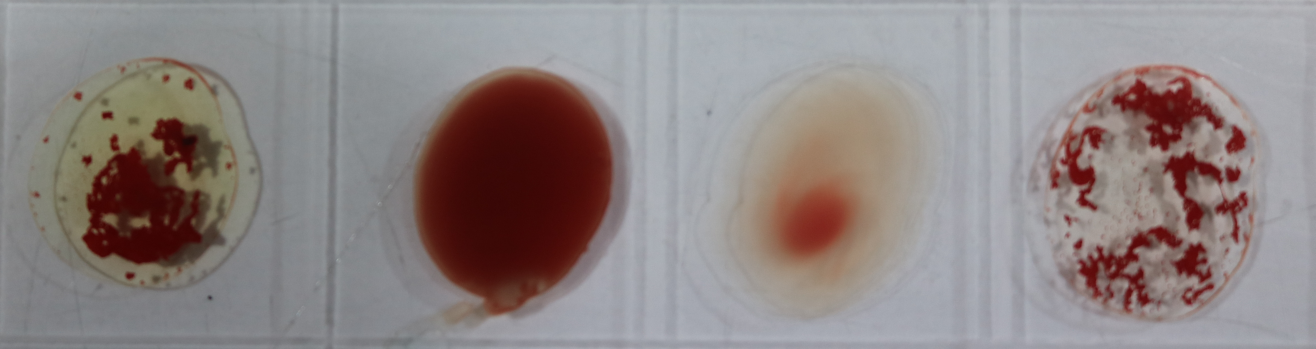
#> input picture Blood Group Tester Project/biomed project/biomed project/main file/5.JPG, 5261 x 1395 px, found by its file name (shown at 1/4 size)
$ python first.py   (older library calls are emulated)
#> lines starting #> are read from the running program, lines starting #| are printed output that depends on the picture; after the words box and inside, x2 and y2 are one past the last pixel; in counts of white or black regions, pixels touching at a corner belong together
# -*- coding: utf-8 -*-
"""
Created on Sat Jul 14 15:28:30 2018

@author: MY PC
"""

import cv2
import numpy as np
import scipy as sp
import os
from math import pi
from scipy import misc
import sys
import shutil

directory_template = "G:\\workspace\\opencv\\project\\biomed project"
mainbinary_path = directory_template + "\\binary"
main_path = directory_template + "\\main file"
if not os.path.exists(mainbinary_path):
    os.makedirs(mainbinary_path)


# original_filename = input("enter the original image name:  ")
original_filename = "5.JPG"
original_img = cv2.imread(os.path.join(main_path,original_filename))
#> original_img is the input picture: shape (1395, 5261, 3); mean B, G, R 131.9, 132.7, 142.4
mheight, mwidth, mchannels = original_img.shape
#> mheight = 1395; mwidth = 5261; mchannels = 3
print("main file shape is " + original_filename + ": " + str(mwidth) + " X " + str(mheight) + " channels: " + str(mchannels))
#| main file shape is 5.JPG: 5261 X 1395 channels: 3


# Cut the image in 4 pieces
img = misc.imread(os.path.join(main_path,original_filename))
height, width, _ = img.shape
#> height = 1395; width = 5261

width_cutoff = width //4
#> width_cutoff = 1315
s1 = img[:, :width_cutoff, :]
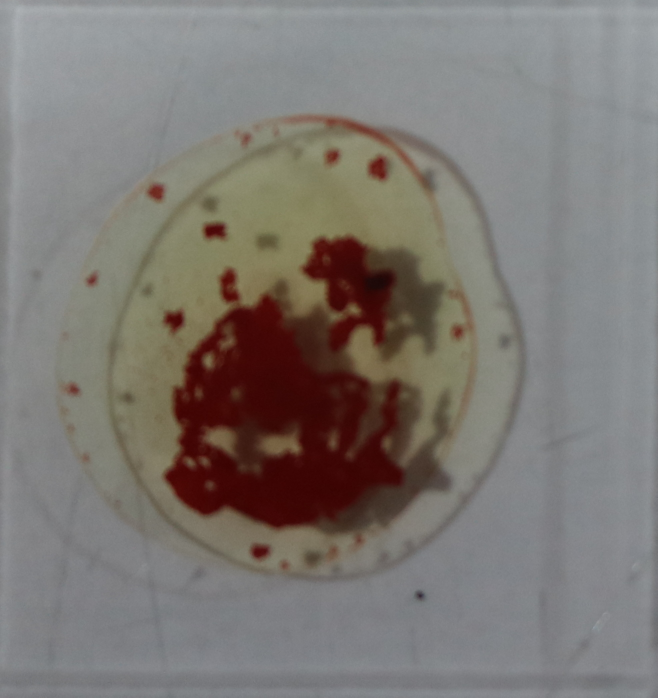
#> s1: shape (1395, 1315, 3) (shown at 1/2 size); mean R, G, B 125.2, 119.9, 115.3
s2 = img[:, width_cutoff:2*width_cutoff, :]
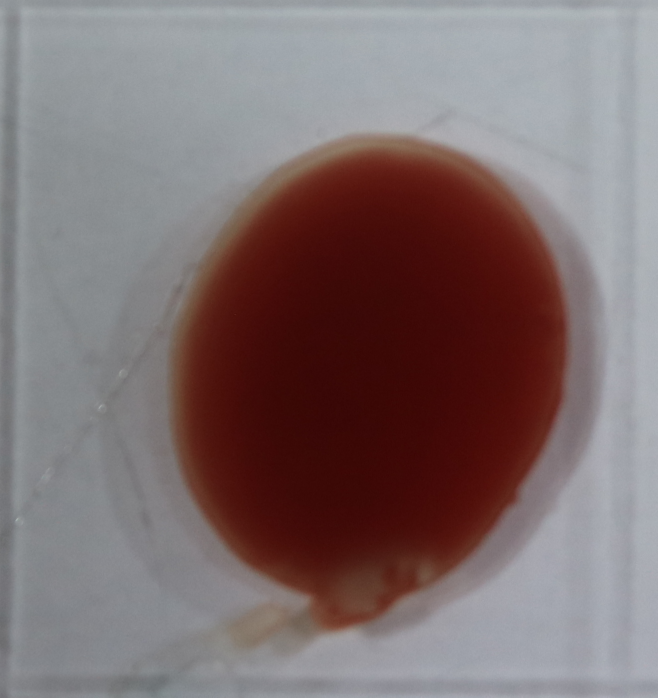
#> s2: shape (1395, 1315, 3) (shown at 1/2 size); mean R, G, B 126.2, 109.7, 110.6
s3 = img[:, 2*width_cutoff:3*width_cutoff, :]
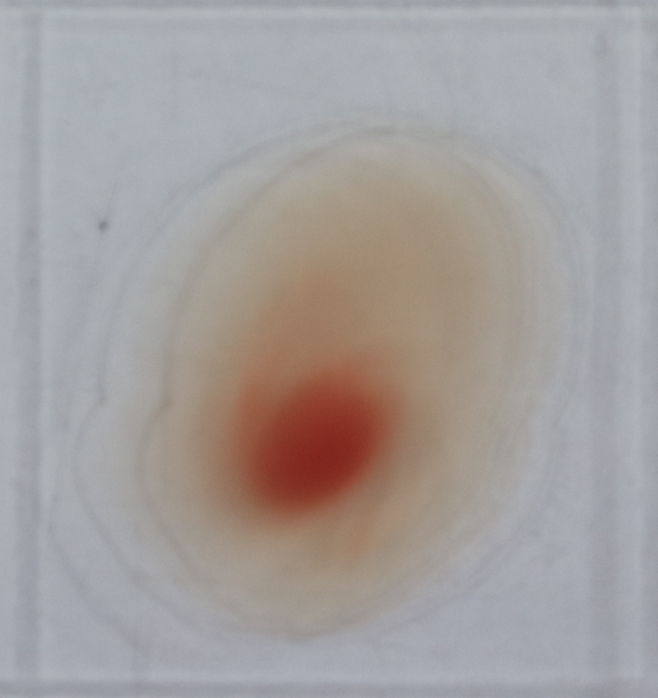
#> s3: shape (1395, 1315, 3) (shown at 1/2 size); mean R, G, B 163.6, 158.3, 156.9
s4 = img[:, 3*width_cutoff:, :]
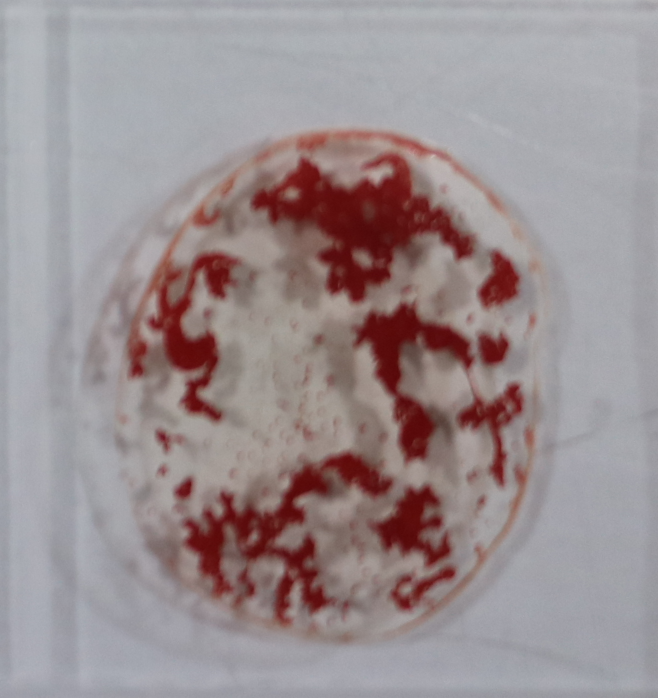
#> s4: shape (1395, 1316, 3) (shown at 1/2 size); mean R, G, B 154.6, 142.8, 144.9
# Save each one

misc.imsave(os.path.join(mainbinary_path , "A.jpg"), s1)
misc.imsave(os.path.join(mainbinary_path , "B.jpg"), s2)
misc.imsave(os.path.join(mainbinary_path , "AB.jpg"), s3)
misc.imsave(os.path.join(mainbinary_path , "Rh.jpg"), s4)


w = 1000
h = 1000
resized_image = np.zeros((w,h,3))

original_path = directory_template + "\\binary"
resized_path = directory_template + "\\resizedbinary"
if not os.path.exists(resized_path):
    os.makedirs(resized_path)

original_files = os.listdir(original_path)
for original_filename in original_files:
    original_img = cv2.imread(os.path.join(original_path,original_filename))
    oheight, owidth, ochannels = original_img.shape
    print("shape of " + original_filename + ": " + str(owidth) + " X " + str(oheight) + " channels: " + str(ochannels))
    resized_image = cv2.resize(original_img, dsize=(w, h), interpolation=cv2.INTER_CUBIC)
    rheight, rwidth, rchannels = resized_image.shape
    print("resized shape of " + original_filename + ": " + str(rwidth) + " X " + str(rheight) + " channels: " + str(rchannels))
    resized_image_name = 'reshaped' + original_filename
    print(resized_image_name)
    cv2.imwrite(os.path.join(resized_path , resized_image_name), resized_image)


#%% source1 aka otsu thresholding

noise_free_binary_path1 = directory_template + "\\noisefreebinary1"
if not os.path.exists(noise_free_binary_path1):
    os.makedirs(noise_free_binary_path1)

noise_free1_files = os.listdir(resized_path)
for noise_free1_filename in noise_free1_files:
    print(noise_free1_filename)
    graynf1_img = cv2.imread(os.path.join(resized_path,noise_free1_filename),0)
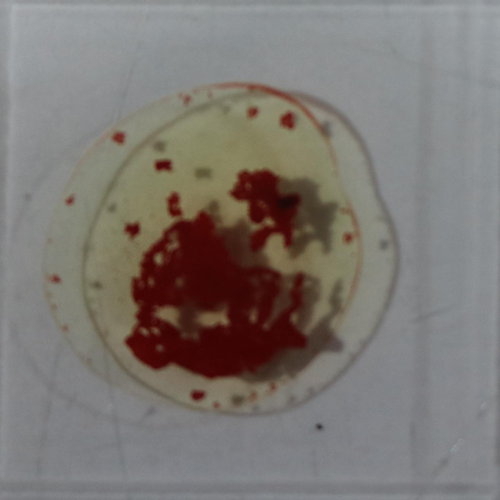
#> input picture Blood Group Tester Project/biomed project/biomed project/resizedbinary/reshapedA.jpg, 1000 x 1000 px, found by its file name (shown at 1/2 size)
#> graynf1_img: shape (1000, 1000); min 12, max 178, mean 120.9
    ret1,nf1 = cv2.threshold(graynf1_img,127,255,cv2.THRESH_BINARY+cv2.THRESH_OTSU)
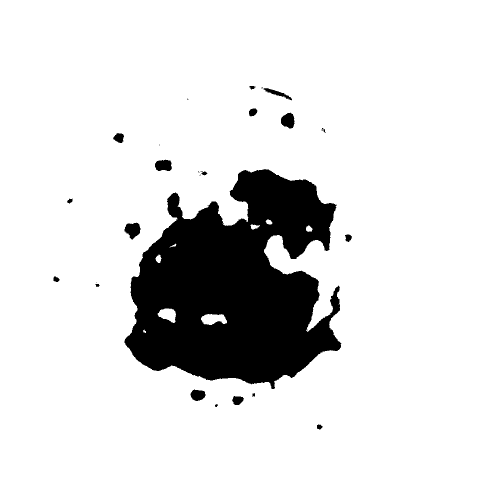
#> nf1: shape (1000, 1000) (shown at 1/2 size); 87.2% white; 28 black regions (9 under 20 px), largest, box (x1, y1, x2, y2) and area: (249, 338, 683, 778) 123414, (249, 445, 281, 480) 725, (562, 225, 589, 257) 640
#> ret1 = 86
    nf1_filename = 'nf1'+ noise_free1_filename
    cv2.imwrite(os.path.join(noise_free_binary_path1  , nf1_filename), nf1)
    print(nf1_filename)
#> pass 2 of the loop `for noise_free1_filename in noise_free1_files:`:
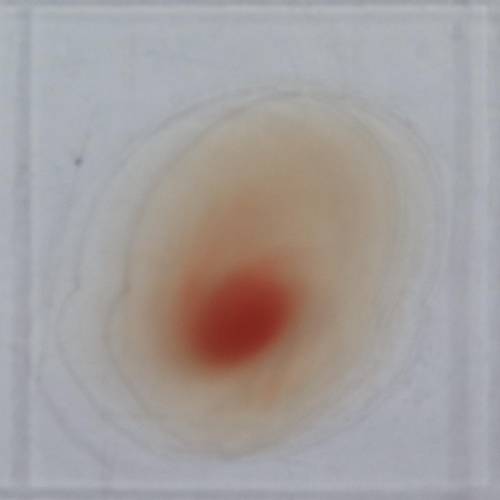
#> input picture Blood Group Tester Project/biomed project/biomed project/resizedbinary/reshapedAB.jpg, 1000 x 1000 px, found by its file name (shown at 1/2 size)
#> `ret1,nf1 = cv2.threshold(graynf1_img,127,255,cv2.THRESH_BINARY+cv2.THR..`:
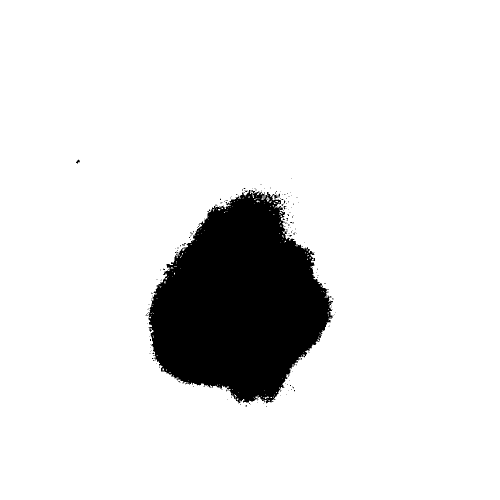
#> nf1: shape (1000, 1000) (shown at 1/2 size); 89.6% white; 167 black regions (164 under 20 px), largest, box (x1, y1, x2, y2) and area: (294, 380, 667, 807) 103311, (152, 319, 160, 327) 33, (563, 401, 571, 412) 21
#> ret1 = 139
#> pass 3 of the loop `for noise_free1_filename in noise_free1_files:`:
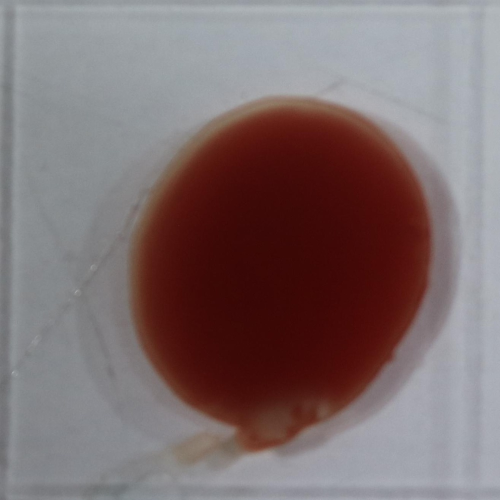
#> input picture Blood Group Tester Project/biomed project/biomed project/resizedbinary/reshapedB.jpg, 1000 x 1000 px, found by its file name (shown at 1/2 size)
#> `ret1,nf1 = cv2.threshold(graynf1_img,127,255,cv2.THRESH_BINARY+cv2.THR..`:
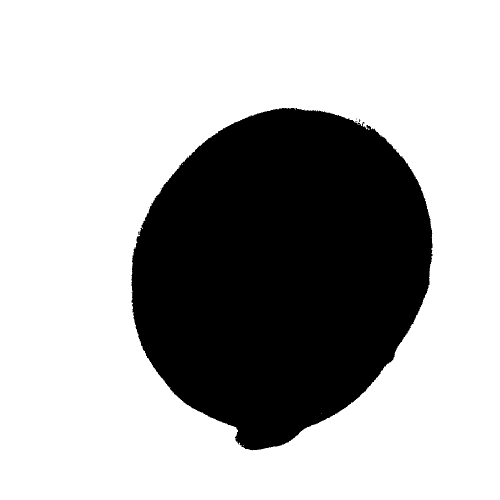
#> nf1: shape (1000, 1000) (shown at 1/2 size); 69.5% white; 8 black regions (7 under 20 px), largest, box (x1, y1, x2, y2) and area: (262, 216, 865, 901) 305059
#> ret1 = 92

#%% erosion -> dialation -> opening -> closing -> smoothing

deoc = directory_template + "\\DialationErosionOpeningClosing"
if not os.path.exists(deoc):
    os.makedirs(deoc)
deocfiles = os.listdir(noise_free_binary_path1)
for deocfilename in deocfiles:
    deocimg = cv2.imread(os.path.join(noise_free_binary_path1,deocfilename))
    print(deocimg.shape)
    kernel = np.ones((3,3),np.uint8)
    erosion1 = cv2.erode(deocimg,kernel,iterations = 1)
    dilation1 = cv2.dilate(erosion1,kernel,iterations = 1)
    opening1 = cv2.morphologyEx(dilation1, cv2.MORPH_OPEN, kernel)
    closing1 = cv2.morphologyEx(opening1, cv2.MORPH_CLOSE, kernel)
    smoothing1 = cv2.GaussianBlur(closing1,(3,3),0)
    deocfilenm = 'deoc'+ deocfilename[11:]
    cv2.imwrite(os.path.join(deoc , deocfilenm), smoothing1)
    print(deocfilenm)


#%% gaussian noise free

source  = resized_path
destination = directory_template + "\\noisefreebinary2"
if not os.path.exists(destination):
    os.makedirs(destination)

nf2files = os.listdir(source )
for nf2filename in nf2files:
    nf2img = cv2.imread(os.path.join(source ,nf2filename))
#> nf2img is the input picture: shape (1000, 1000, 3); mean B, G, R 115.3, 119.8, 125.3
    graynf2img = cv2.imread(os.path.join(source ,nf2filename),0)
    blur2 = cv2.GaussianBlur(graynf2img,(3,3),0)
    th2 = cv2.adaptiveThreshold(blur2,255,cv2.ADAPTIVE_THRESH_MEAN_C,cv2.THRESH_BINARY,5,2)
#> th2: shape (1000, 1000); 97.9% white; black in thin lines or dots
    kernel2 = np.ones((3,3),np.uint8)
    erosion2 = cv2.erode(th2,kernel2,iterations = 1)
#> erosion2: shape (1000, 1000); 89.9% white; 5725 black regions (4987 under 20 px), largest, box (x1, y1, x2, y2) and area: (246, 670, 460, 757) 1691, (334, 384, 369, 438) 915, (303, 438, 384, 498) 859
    dilation2 = cv2.dilate(erosion2,kernel2,iterations = 1)
#> dilation2: shape (1000, 1000); 97.6% white; black in thin lines or dots
    opening2 = cv2.morphologyEx(dilation2, cv2.MORPH_OPEN, kernel2)
    closing2 = cv2.morphologyEx(opening2, cv2.MORPH_CLOSE, kernel2)
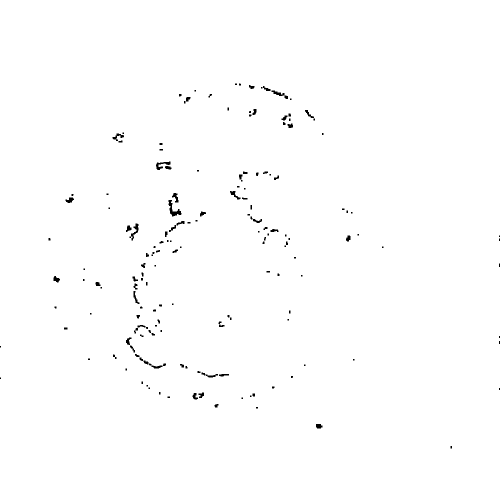
#> closing2: shape (1000, 1000) (shown at 1/2 size); 99.4% white; 170 black regions (84 under 20 px), largest, box (x1, y1, x2, y2) and area: (337, 400, 363, 433) 310, (312, 323, 341, 340) 200, (259, 447, 277, 481) 194
    smoothing2 = cv2.GaussianBlur(closing2,(3,3),0)
    nf2filenm = 'nf2'+ nf2filename
    cv2.imwrite(os.path.join(destination , nf2filenm), smoothing2)
#> pass 2 of the loop `for nf2filename in nf2files:`:
#> nf2img is the input picture: shape (1000, 1000, 3); mean B, G, R 157.2, 158.1, 163.8
#> th2: shape (1000, 1000); 99.1% white; black in thin lines or dots
#> erosion2: shape (1000, 1000); 94% white; 5047 black regions (4767 under 20 px), largest, box (x1, y1, x2, y2) and area: (150, 317, 168, 334) 140, (43, 710, 55, 718) 53, (69, 780, 79, 792) 53
#> dilation2: shape (1000, 1000); 99.1% white; black in thin lines or dots
#> `closing2 = cv2.morphologyEx(opening2, cv2.MORPH_CLOSE, kernel2)`:
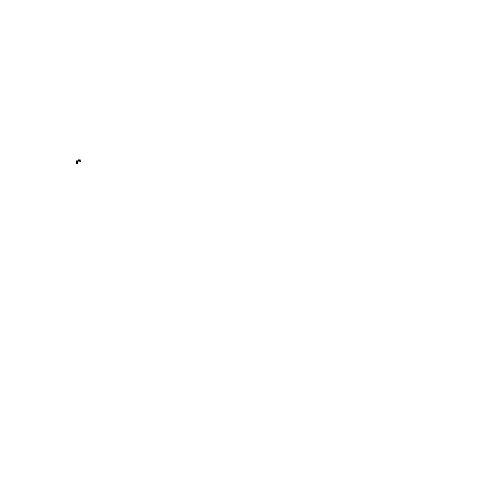
#> closing2: shape (1000, 1000) (shown at 1/2 size); 100% white; 1 black region, box (x1, y1, x2, y2) and area: (152, 319, 162, 328) 53
#> pass 3 of the loop `for nf2filename in nf2files:`:
#> nf2img is the input picture: shape (1000, 1000, 3); mean B, G, R 110.8, 109.6, 126.4
#> th2: shape (1000, 1000); 99% white; black in thin lines or dots
#> erosion2: shape (1000, 1000); 94% white; 4542 black regions (4081 under 20 px), largest, box (x1, y1, x2, y2) and area: (832, 583, 851, 621) 205, (504, 890, 531, 903) 156, (673, 804, 698, 822) 137
#> dilation2: shape (1000, 1000); 99% white; black in thin lines or dots
#> `closing2 = cv2.morphologyEx(opening2, cv2.MORPH_CLOSE, kernel2)`:
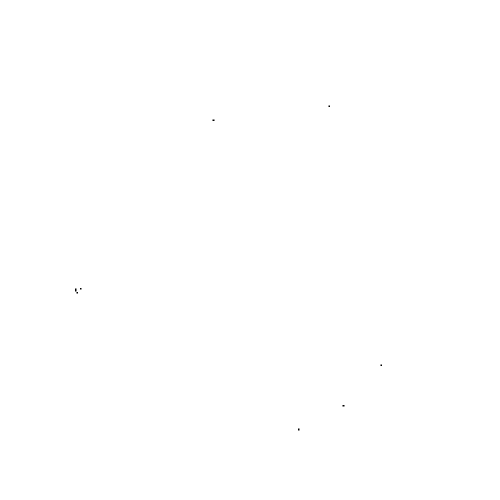
#> closing2: shape (1000, 1000) (shown at 1/2 size); 100% white; 8 black regions (8 under 20 px)

#%% XOR aka combining image for quantization

source1  = deoc
source2  = destination
destination2 = directory_template + "\\combined"
if not os.path.exists(destination2):
    os.makedirs(destination2)

sourceone = []
sourcetwo = []

files1 = os.listdir(source1)
for filename1 in files1:
    sourceone.append(filename1)

files2 = os.listdir(source2)
for filename2 in files2:
    sourcetwo.append(filename2)

length1 = len(sourceone)
length2 = len(sourcetwo)

print("sourceone: ",str(length1),end='\n')
print(sourceone,end='\n')
print("sourcetwo: ",str(length2),end='\n')
print(sourcetwo,end='\n')

for i in range(0,length1,1):
    s1 = sourceone[i]
    s2 = sourcetwo[i]
    imgs1 = s1[4:]
    imgs2 = s2[11:]
    if (imgs1 == imgs2):
        imgxor1 = cv2.imread(os.path.join(source1 ,s1),0)
        imgxor2 = cv2.imread(os.path.join(source2 ,s2),0)
        xlength,ylength = imgxor1.shape
        imgxor3 = np.zeros((xlength,ylength))
        imgxor1 = 255-imgxor1
        imgxor2 = 255-imgxor2
        imgxor3 = imgxor1-imgxor2
        kernel = np.ones((5,5),np.uint8)
        imgxor3 = cv2.morphologyEx(imgxor3, cv2.MORPH_OPEN, kernel)
        retxor, imgxor3 = cv2.threshold(imgxor3,0,255,cv2.THRESH_BINARY+cv2.THRESH_OTSU)
        imgxor3 = 255-imgxor3

    combinedname = 'combo'+ imgs1
    cv2.imwrite(os.path.join(destination2 , combinedname),imgxor3)
    print(combinedname)


destination3 = "G:\\workspace\\opencv\\project\\biomed project\\detectbox"
if not os.path.exists(destination3):
    os.makedirs(destination3)
destination4 = "G:\\workspace\\opencv\\project\\biomed project\\seperate"
if not os.path.exists(destination4):
    os.makedirs(destination4)
shutil.rmtree(destination4)
if not os.path.exists(destination4):
    os.makedirs(destination4)
source3 = "G:\\workspace\\opencv\\project\\biomed project\combined"

arealst = []
allarealst = []

circlearea = []
allcirclearea = []

circlecenter = []
circleradius = []
allcirclecenter = []
allcircleradius = []
combofiles = os.listdir(source3)
for combofilename in combofiles:
    imgprint = cv2.imread(os.path.join(source3 ,combofilename))
    img1 = cv2.imread(os.path.join(source3 ,combofilename),0)
    img2 = cv2.Canny(img1,0,255)
    im1, contours, hierarchy = cv2.findContours(img2,cv2.RETR_CCOMP, cv2.CHAIN_APPROX_SIMPLE)
# [7 lines of commented-out code are left out]
    print("in " + combofilename + " no of contours: " + str(len(contours)))
    boxcount = 0
    for i in range (0,len(contours),1):
        cnt = contours[i]
        M = cv2.moments(cnt)
        #print(cnt)
        #area = cv2.contourArea(cnt)
        #print("area: " , str(area))
        (x,y),radius = cv2.minEnclosingCircle(cnt)
        center = (int(x),int(y))
        radius = int(radius)

        x,y,w,h = cv2.boundingRect(cnt)
        rect = cv2.minAreaRect(cnt)
        box = cv2.boxPoints(rect)
        box = np.int0(box)
        if (float(cv2.contourArea(cnt)) >= 100.0):
            im3 = cv2.circle(imgprint,center,radius,(0,0,255),3)
            arealst.append(float(cv2.contourArea(cnt)))
            circlecenter.append(center )
            circleradius.append(radius)
            circlearea.append(pi*radius**2)
            boxcount += 1


# image3 = cv2.rectangle(image1,(x,y),(x+w,y+h),(0,0,255),9)
    print(combofilename + " box count: " + str(boxcount))
    if (boxcount >= 7):
        print("AAAAAAAAAAAAAAAAAAAAAAAAA")
        seperatefilename = "1" + combofilename[5:]
        cv2.imwrite(os.path.join(destination4 , seperatefilename),imgprint)

    elif (boxcount < 7):
        print("NNNNNNNNNNNNNNNNNNNNNNNNN")
        seperatefilename = "0" + combofilename[5:]
        cv2.imwrite(os.path.join(destination4 , seperatefilename),imgprint)


    # [11 lines of commented-out code are left out]
    allarealst.append(arealst)
    allcirclecenter.append(circlecenter)
    allcircleradius.append(circleradius)
    allcirclearea.append(circlearea)
    #allboxarea.append(boxarea)
    #allboxcoordinate.append(boxcoordinate)

    arealst[:] = []
    circlecenter[:] = []
    circleradius[:] = []
    circlearea[:] = []
    newname = 'check' + combofilename
    cv2.imwrite(os.path.join(destination3 , newname),im3)

#%% final
savefilename = "O"
destination5 = "G:\\workspace\\opencv\\project\\biomed project\\final save"
if not os.path.exists(destination5):
    os.makedirs(destination5)
destination4 = "G:\\workspace\\opencv\\project\\biomed project\\seperate"
checkfiles = os.listdir(destination4)
for checkfilename in checkfiles:
    if(checkfilename == "1A.jpg"):
        savefilename = savefilename+ "A"
    if(checkfilename == "1B.jpg"):
        savefilename = savefilename+ "B"
    if(checkfilename == "1Rh.jpg"):
        savefilename = savefilename+ " positive"
    if(checkfilename == "0Rh.jpg"):
        savefilename = savefilename+ " negative"
#> (the run stopped early here; a loop or call above may not have finished)
